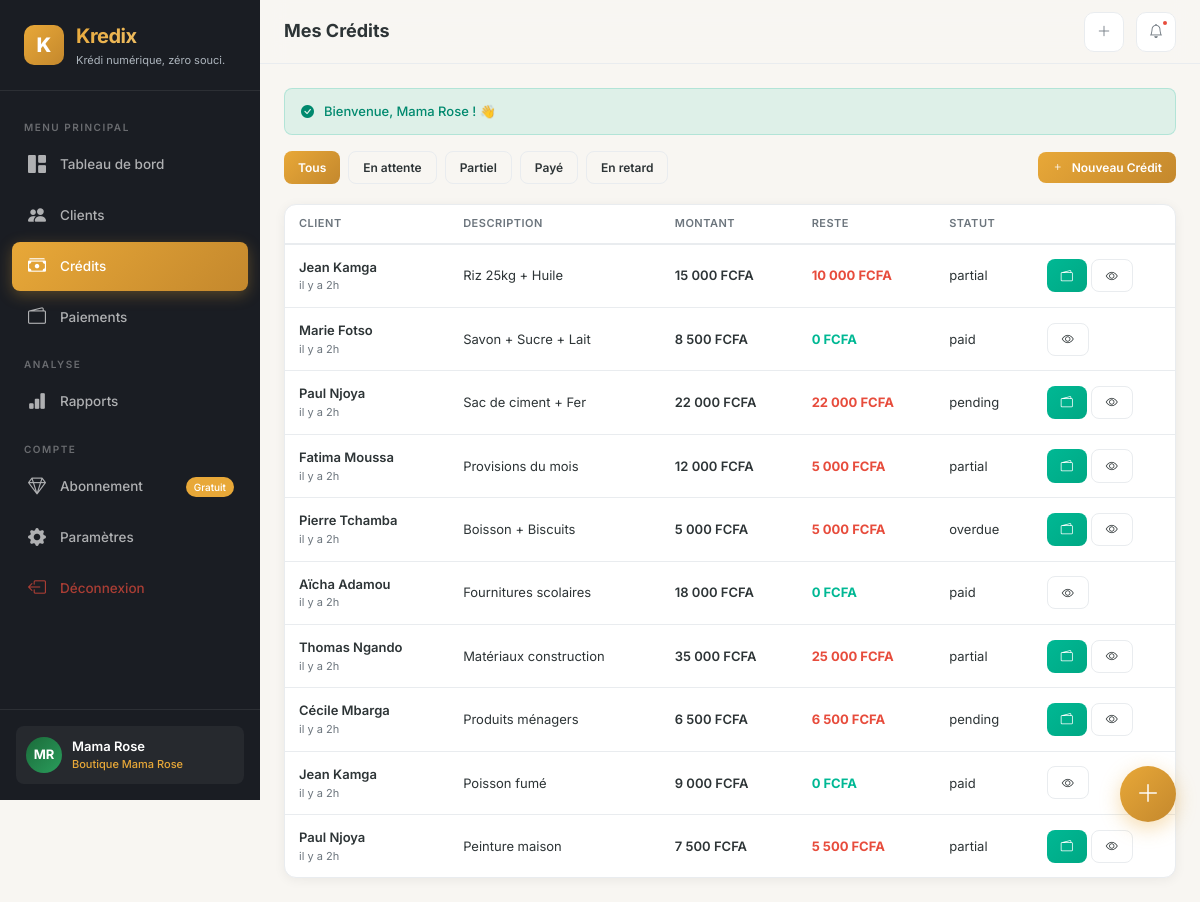
Screenshot of /credits (signed in) with the database file from the repository.
### tables this page shows
CREATE TABLE `users` (
    `id` INT AUTO_INCREMENT PRIMARY KEY,
    `full_name` VARCHAR(100) NOT NULL,
    `email` VARCHAR(150) UNIQUE DEFAULT NULL,
    `phone` VARCHAR(20) NOT NULL UNIQUE,
    `password_hash` VARCHAR(255) NOT NULL,
    `avatar` VARCHAR(255) DEFAULT NULL,
    `is_active` TINYINT(1) DEFAULT 1,
    `email_verified_at` TIMESTAMP NULL DEFAULT NULL,
    `remember_token` VARCHAR(100) DEFAULT NULL,
    `last_login_at` TIMESTAMP NULL DEFAULT NULL,
    `created_at` TIMESTAMP DEFAULT CURRENT_TIMESTAMP,
    `updated_at` TIMESTAMP DEFAULT CURRENT_TIMESTAMP ON UPDATE CURRENT_TIMESTAMP,
    INDEX `idx_phone` (`phone`),
    INDEX `idx_email` (`email`)
);

CREATE TABLE `shops` (
    `id` INT AUTO_INCREMENT PRIMARY KEY,
    `user_id` INT NOT NULL,
    `name` VARCHAR(100) NOT NULL,
    `type` VARCHAR(50) DEFAULT 'boutique',
    `phone` VARCHAR(20) DEFAULT NULL,
    `address` TEXT DEFAULT NULL,
    `city` VARCHAR(50) DEFAULT 'Douala',
    `currency` VARCHAR(10) DEFAULT 'XAF',
    `logo` VARCHAR(255) DEFAULT NULL,
    `is_active` TINYINT(1) DEFAULT 1,
    `created_at` TIMESTAMP DEFAULT CURRENT_TIMESTAMP,
    `updated_at` TIMESTAMP DEFAULT CURRENT_TIMESTAMP ON UPDATE CURRENT_TIMESTAMP,
    FOREIGN KEY (`user_id`) REFERENCES `users`(`id`) ON DELETE CASCADE,
    INDEX `idx_user` (`user_id`)
);

CREATE TABLE `credits` (
    `id` INT AUTO_INCREMENT PRIMARY KEY,
    `shop_id` INT NOT NULL,
    `customer_id` INT NOT NULL,
    `amount` DECIMAL(12,2) NOT NULL,
    `amount_paid` DECIMAL(12,2) DEFAULT 0.00,
    `balance` DECIMAL(12,2) GENERATED ALWAYS AS (`amount` - `amount_paid`) STORED,
    `description` TEXT DEFAULT NULL,
    `status` ENUM('pending', 'partial', 'paid', 'overdue', 'cancelled') DEFAULT 'pending',
    `due_date` DATE DEFAULT NULL,
    `credited_at` TIMESTAMP DEFAULT CURRENT_TIMESTAMP,
    `paid_at` TIMESTAMP NULL DEFAULT NULL,
    `created_at` TIMESTAMP DEFAULT CURRENT_TIMESTAMP,
    `updated_at` TIMESTAMP DEFAULT CURRENT_TIMESTAMP ON UPDATE CURRENT_TIMESTAMP,
    FOREIGN KEY (`shop_id`) REFERENCES `shops`(`id`) ON DELETE CASCADE,
    FOREIGN KEY (`customer_id`) REFERENCES `customers`(`id`) ON DELETE CASCADE,
    INDEX `idx_shop` (`shop_id`),
    INDEX `idx_customer` (`customer_id`),
    INDEX `idx_status` (`status`),
    INDEX `idx_due_date` (`due_date`)
);

CREATE TABLE `customers` (
    `id` INT AUTO_INCREMENT PRIMARY KEY,
    `shop_id` INT NOT NULL,
    `full_name` VARCHAR(100) NOT NULL,
    `phone` VARCHAR(20) DEFAULT NULL,
    `address` TEXT DEFAULT NULL,
    `notes` TEXT DEFAULT NULL,
    `trust_score` TINYINT DEFAULT 5,
    `total_credits` DECIMAL(12,2) DEFAULT 0.00,
    `total_paid` DECIMAL(12,2) DEFAULT 0.00,
    `is_active` TINYINT(1) DEFAULT 1,
    `created_at` TIMESTAMP DEFAULT CURRENT_TIMESTAMP,
    `updated_at` TIMESTAMP DEFAULT CURRENT_TIMESTAMP ON UPDATE CURRENT_TIMESTAMP,
    FOREIGN KEY (`shop_id`) REFERENCES `shops`(`id`) ON DELETE CASCADE,
    INDEX `idx_shop` (`shop_id`),
    INDEX `idx_name` (`full_name`),
    INDEX `idx_phone` (`phone`)
);

### views/credits/index.php (the view, shortened to what the rows shown need)
<div style="display:flex;justify-content:space-between;align-items:center;flex-wrap:wrap;gap:12px;margin-bottom:20px;">
    <div style="display:flex;gap:8px;flex-wrap:wrap;">
        <a href="<?= url('credits') ?>" class="btn-k btn-sm-k <?= empty($currentStatus) ? 'btn-primary-k' : 'btn-outline-k' ?>">Tous</a>
        <a href="<?= url('credits?status=pending') ?>" class="btn-k btn-sm-k <?= $currentStatus === 'pending' ? 'btn-primary-k' : 'btn-outline-k' ?>">En attente</a>
        <a href="<?= url('credits?status=partial') ?>" class="btn-k btn-sm-k <?= $currentStatus === 'partial' ? 'btn-primary-k' : 'btn-outline-k' ?>">Partiel</a>
        <a href="<?= url('credits?status=paid') ?>" class="btn-k btn-sm-k <?= $currentStatus === 'paid' ? 'btn-primary-k' : 'btn-outline-k' ?>">Payé</a>
        <a href="<?= url('credits?status=overdue') ?>" class="btn-k btn-sm-k <?= $currentStatus === 'overdue' ? 'btn-primary-k' : 'btn-outline-k' ?>">En retard</a>
    </div>
    <a href="<?= url('credits/create') ?>" class="btn-k btn-primary-k btn-sm-k">
        <i class="bi bi-plus"></i> Nouveau Crédit
    </a>
</div>
<div class="card-k">
    <?php if (empty($credits['items'])): ?>
        <div class="empty-state">
            <div class="empty-icon">📝</div>
            <h4>Aucun crédit</h4>
            <p>Enregistrez votre premier crédit pour commencer le suivi.</p>
            <a href="<?= url('credits/create') ?>" class="btn-k btn-primary-k">
                <i class="bi bi-plus-circle"></i> Nouveau Crédit
            </a>
        </div>
    <?php else: ?>
        <div style="overflow-x:auto;">
            <table class="table-k">
                <thead>
                    <tr>
                        <th>Client</th>
                        <th class="hide-mobile">Description</th>
                        <th>Montant</th>
                        <th>Reste</th>
                        <th>Statut</th>
                        <th></th>
                    </tr>
                </thead>
                <tbody>
                    <?php foreach ($credits['items'] as $credit):
                    ?>
                    <tr>
                        <td>
                            <div style="font-weight:600;"><?= e($credit->customer_name) ?></div>
                            <div style="font-size:11px;color:var(--text-muted);"><?= timeAgo($credit->created_at) ?></div>
                        </td>
                        <td class="hide-mobile"><?= e(truncate($credit->description ?? '-', 30)) ?></td>
                        <td style="font-weight:600;"><?= formatMoney($credit->amount) ?></td>
                        <td style="font-weight:700;color:<?= $credit->balance > 0 ? 'var(--danger)' : 'var(--success)' ?>;">
                            <?= formatMoney($credit->balance) ?>
                        </td>
                        <td><?= statusBadge($credit->status) ?></td>
                        <td>
                            <div style="display:flex;gap:4px;">
                                <?php if ($credit->status !== 'paid' && $credit->status !== 'cancelled'): ?>
                                    <a href="<?= url('payments/create/' . $credit->id) ?>" class="btn-k btn-success-k btn-sm-k" title="Payer">
                                        <i class="bi bi-wallet2"></i>
                                    </a>
                                <?php endif; ?>
                                <a href="<?= url('credits/show/' . $credit->id) ?>" class="btn-k btn-outline-k btn-sm-k">
                                    <i class="bi bi-eye"></i>
                                </a>
                            </div>
                        </td>
                    </tr>
                    <?php endforeach; ?>
                </tbody>
            </table>
        </div>
    <?php endif; ?>
</div>

### app/helpers/format.php (shortened to what the rows shown need)
<?php
function formatMoney($amount): string
{
    return number_format((float)$amount, 0, ',', ' ') . ' FCFA';
}
function statusBadge(string $status): string
{
    $badges = [
        'pending'   => '<span class="badge bg-warning text-dark"><i class="bi bi-clock"></i> En attente</span>',
        'partial'   => '<span class="badge bg-info"><i class="bi bi-pie-chart"></i> Partiel</span>',
        'paid'      => '<span class="badge bg-success"><i class="bi bi-check-circle"></i> Payé</span>',
        'overdue'   => '<span class="badge bg-danger"><i class="bi bi-exclamation-triangle"></i> En retard</span>',
        'cancelled' => '<span class="badge bg-secondary"><i class="bi bi-x-circle"></i> Annulé</span>',
    ];
    return $badges[$status] ?? '<span class="badge bg-secondary">' . e($status) . '</span>';
}

### core/Router.php (shortened to what the rows shown need)
<?php
class Router
{
    private array $routes = [];
    public function get(string $path, string $controller, string $method): void
    {
        $this->routes[] = [
            'method'     => 'GET',
            'path'       => $path,
            'controller' => $controller,
            'action'     => $method
        ];
    }
    public function post(string $path, string $controller, string $method): void
    {
        $this->routes[] = [
            'method'     => 'POST',
            'path'       => $path,
            'controller' => $controller,
            'action'     => $method
        ];
    }
    public function dispatch(): void
    {
        $url = $this->getUrl();
        $requestMethod = $_SERVER['REQUEST_METHOD'];
        foreach ($this->routes as $route) {
            if ($route['method'] !== $requestMethod) {
                continue;
            }
            $pattern = $this->convertToRegex($route['path']);
            if (preg_match($pattern, $url, $matches)) {
                $params = array_filter($matches, 'is_string', ARRAY_FILTER_USE_KEY);
                $params = array_values($params);
                $action = $route['action'];
                $controller = new $controllerName();
                call_user_func_array([$controller, $action], $params);
                return;
            }
        }
    }
    private function getUrl(): string
    {
        $url = $_GET['url'] ?? '';
        return rtrim($url, '/');
    }
    private function convertToRegex(string $path): string
    {
        $pattern = preg_replace('/\{([a-zA-Z_]+)\}/', '(?P<$1>[^/]+)', $path);
        return '#^' . $pattern . '$#';
    }
}

### views/layouts/app.php (shortened to what the rows shown need)
<?php
$user = Session::getUser();
$currentShop = null;
if ($user) {
    $currentShop = Database::getInstance()->fetch("SELECT * FROM shops WHERE user_id = ? AND is_active = 1 LIMIT 1", [$user->id]);
}
$plan = 'free';
if ($user) {
    $subModel = new Subscription();
    $plan = $subModel->getCurrentPlan($user->id);
}
$notifModel = new Notification();
$notifCount = $currentShop ? $notifModel->countUnread($currentShop->id) : 0;
?>
<!DOCTYPE html>
<html lang="fr">
<head>
    <link rel="stylesheet" href="https://cdn.jsdelivr.net/npm/bootstrap-icons@1.11.3/font/bootstrap-icons.min.css">
    <link rel="stylesheet" href="<?= asset('css/app.css') ?>">
</head>
<body>
<aside class="sidebar" id="sidebar">
    <div class="sidebar-brand">
        <div class="logo-icon">K</div>
        <div>
            <h2>Kredix</h2>
            <small><?= APP_TAGLINE ?></small>
        </div>
    </div>
    <nav class="sidebar-nav">
        <div class="nav-label">Menu Principal</div>
        <a href="<?= url('dashboard') ?>" class="nav-link <?= activeClass('dashboard') ?>">
            <i class="bi bi-grid-1x2-fill"></i> Tableau de bord
        </a>
        <a href="<?= url('customers') ?>" class="nav-link <?= activeClass('customers') ?>">
            <i class="bi bi-people-fill"></i> Clients
        </a>
        <a href="<?= url('credits') ?>" class="nav-link <?= activeClass('credits') ?>">
            <i class="bi bi-cash-stack"></i> Crédits
        </a>
        <a href="<?= url('payments') ?>" class="nav-link <?= activeClass('payments') ?>">
            <i class="bi bi-wallet2"></i> Paiements
        </a>
        <div class="nav-label">Analyse</div>
        <a href="<?= url('reports') ?>" class="nav-link <?= activeClass('reports') ?>">
            <i class="bi bi-bar-chart-fill"></i> Rapports
        </a>
        <div class="nav-label">Compte</div>
        <a href="<?= url('subscription') ?>" class="nav-link <?= activeClass('subscription') ?>">
            <i class="bi bi-gem"></i> Abonnement
            <?php if ($plan === 'free'): ?>
                <span style="margin-left:auto;font-size:10px;background:var(--primary);padding:2px 8px;border-radius:10px;color:#fff;">Gratuit</span>
            <?php endif; ?>
        </a>
        <a href="<?= url('settings') ?>" class="nav-link <?= activeClass('settings') ?>">
            <i class="bi bi-gear-fill"></i> Paramètres
        </a>
        <a href="<?= url('logout') ?>" class="nav-link" style="color:rgba(231,76,60,0.7);">
            <i class="bi bi-box-arrow-left"></i> Déconnexion
        </a>
    </nav>
    <div class="sidebar-footer">
        <div class="sidebar-user">
            <div class="avatar"><?= $user ? initials($user->full_name) : '?' ?></div>
            <div class="user-info">
                <div class="name"><?= $user ? e($user->full_name) : '' ?></div>
                <div class="plan"><?= $currentShop ? e($currentShop->name) : '' ?></div>
            </div>
        </div>
    </div>
</aside>
<main class="main-content">
    <header class="topbar">
        <div style="display:flex;align-items:center;gap:12px;">
            <div class="page-title"><?= e($title ?? 'Dashboard') ?></div>
        </div>
        <div class="topbar-actions">
            <a href="<?= url('credits/create') ?>" class="btn-icon hide-mobile" title="Nouveau crédit">
                <i class="bi bi-plus-lg"></i>
            </a>
            <div class="btn-icon" style="cursor:default;">
                <i class="bi bi-bell"></i>
                <?php if ($notifCount > 0): ?>
                    <span class="badge-dot"></span>
                <?php endif; ?>
            </div>
        </div>
    </header>
    <div class="page-content animate-fade">
        <?php include BASE_PATH . '/views/partials/alerts.php'; ?>
        <?= $content ?>
    </div>
</main>
<a href="<?= url('credits/create') ?>" class="fab" title="Nouveau crédit">
    <i class="bi bi-plus-lg"></i>
</a>
</body>
</html>

### rows the page displays
users: full_name "MR", full_name "Mama Rose"
shops: name "Boutique Mama Rose"
credits: customer.full_name "Jean Kamga", created_at "il y a 2h", description "Riz 25kg + Huile", amount "15 000 FCFA", balance "10 000 FCFA", status "partial"
credits: customer.full_name "Marie Fotso", created_at "il y a 2h", description "Savon + Sucre + Lait", amount "8 500 FCFA", balance "0 FCFA", status "paid"
credits: customer.full_name "Paul Njoya", created_at "il y a 2h", description "Sac de ciment + Fer", amount "22 000 FCFA", balance "22 000 FCFA", status "pending"
credits: customer.full_name "Fatima Moussa", created_at "il y a 2h", description "Provisions du mois", amount "12 000 FCFA", balance "5 000 FCFA", status "partial"
credits: customer.full_name "Pierre Tchamba", created_at "il y a 2h", description "Boisson + Biscuits", amount "5 000 FCFA", balance "5 000 FCFA", status "overdue"
credits: customer.full_name "Aïcha Adamou", created_at "il y a 2h", description "Fournitures scolaires", amount "18 000 FCFA", balance "0 FCFA", status "paid"
credits: customer.full_name "Thomas Ngando", created_at "il y a 2h", description "Matériaux construction", amount "35 000 FCFA", balance "25 000 FCFA", status "partial"
credits: customer.full_name "Cécile Mbarga", created_at "il y a 2h", description "Produits ménagers", amount "6 500 FCFA", balance "6 500 FCFA", status "pending"
credits: customer.full_name "Jean Kamga", created_at "il y a 2h", description "Poisson fumé", amount "9 000 FCFA", balance "0 FCFA", status "paid"
credits: customer.full_name "Paul Njoya", created_at "il y a 2h", description "Peinture maison", amount "7 500 FCFA", balance "5 500 FCFA", status "partial"

### other values shown
$message "Bienvenue, Mama Rose ! 👋"
